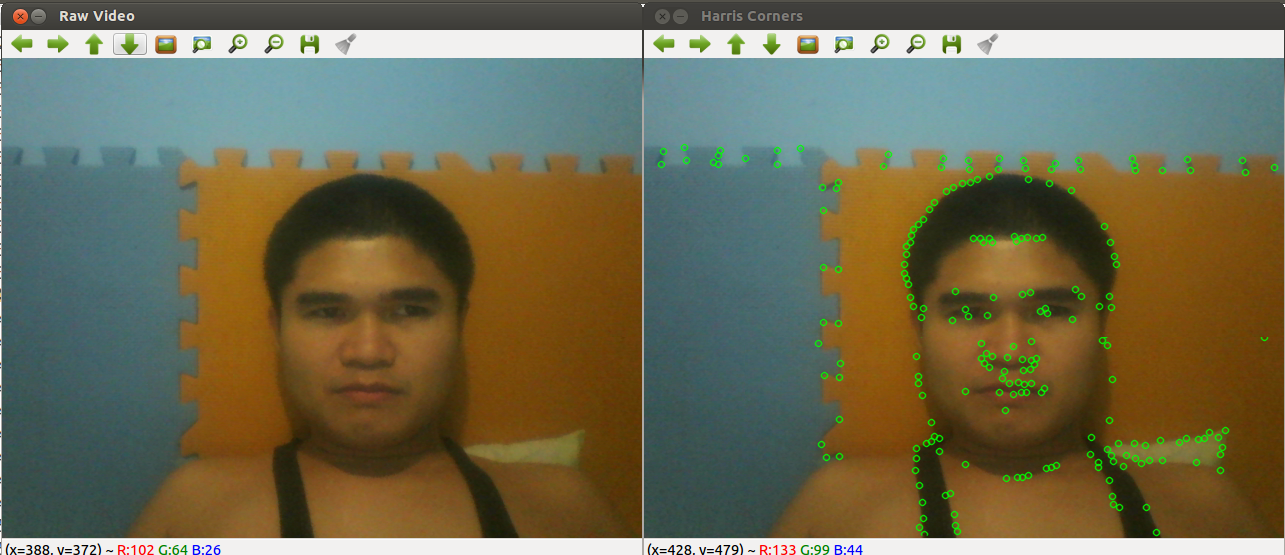
//> input picture Images/HarrisCorners_009.png, 1285 x 555 px, given in place of the camera
$ ./HarrisCorners   (built with g++ and OpenCV 4)
//> lines starting //> are read from the running program, lines starting //| are printed output that depends on the picture
#include <iostream>
#include <opencv2/opencv.hpp>  // OpenCV's C++ Interface

using namespace cv;
using namespace std;

#if !defined VK_ESCAPE
    #define VK_ESCAPE 0x1B      // Escape character (27)
#endif

const char *OutputWindowName = "Harris Corners";   // GUI output window name.
const char *InputWindowName = "Raw Video";   // GUI output window name.
const int CAMERA_WIDTH = 640;
const int CAMERA_HEIGHT = 480;

/// Get access to the webcam.
void initWebcam(VideoCapture &videoCapture, int cameraNumber)
{
//> further down, cameraFrame is the input picture: 555 rows x 1285 cols, CV_8UC3; mean B, G, R 81.6, 107.3, 110.5
    /// Get access to the default camera.
    try {
        videoCapture.open(cameraNumber);
    } catch (cv::Exception &e) {}
    if ( !videoCapture.isOpened() ) {
        cerr << "ERROR: Could not access the camera!" << endl;
        exit(1);
    }
    cout << "Successfully loaded camera " << cameraNumber << "." << endl;
}


void processImage(Mat srcColor, Mat &dst){

    Mat gray = Mat(srcColor.size(), CV_8U);
    Mat edges = Mat(srcColor.size(), CV_8U);
    Mat tmp_norm = Mat(srcColor.size(), CV_8U);
    Mat tmp = Mat::zeros(srcColor.size(), CV_32FC1);

    /// Convert to grayscale
    cvtColor( srcColor, gray, COLOR_BGR2GRAY );
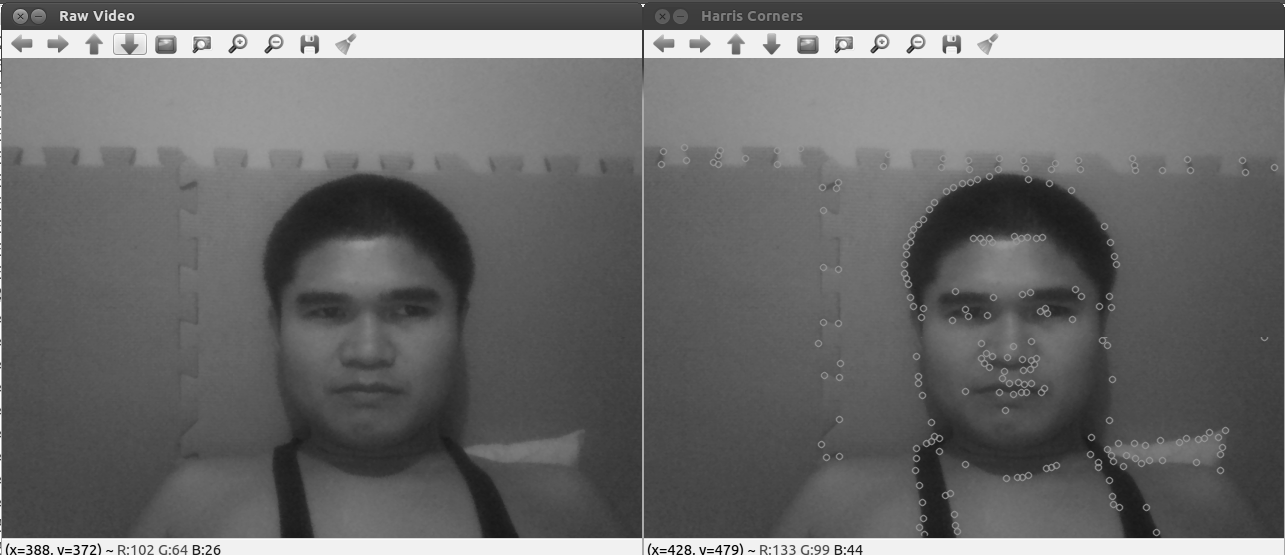
//> gray: 555 rows x 1285 cols, CV_8UC1; min 0, max 255, mean 105.3

    /// Detect corners
    cornerHarris( gray, tmp, 7, 5, 0.05, BORDER_DEFAULT );
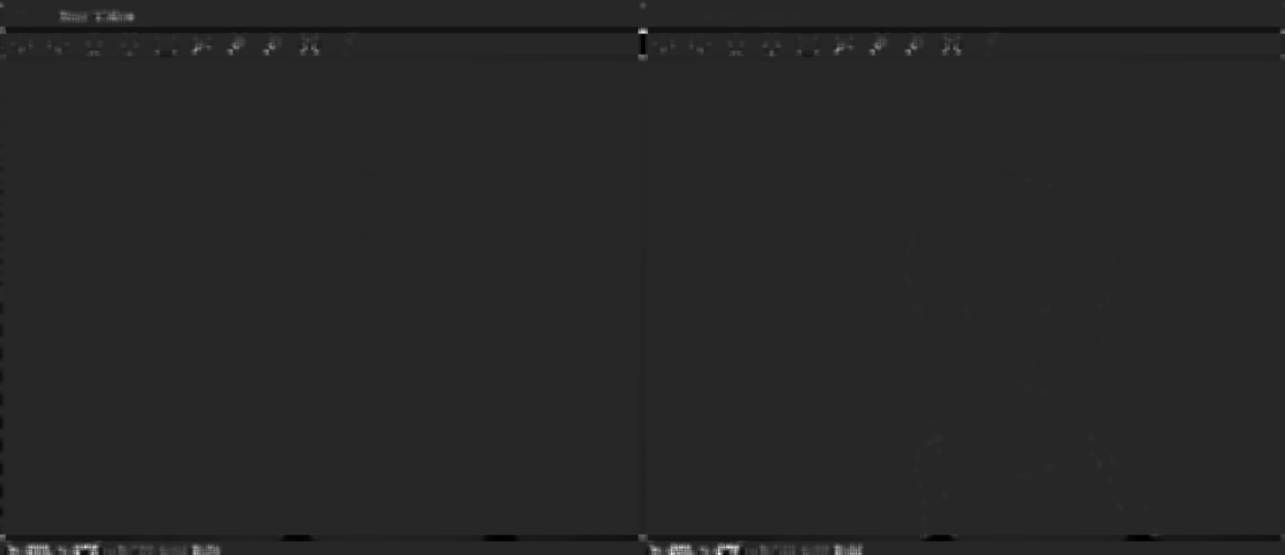
//> tmp: 555 rows x 1285 cols, CV_32FC1; min -0.208, max 1.15, mean 0.000202; drawn with min black and max white

    /// Normalize
    normalize( tmp, tmp_norm, 0, 255, NORM_MINMAX, CV_32FC1, Mat() );
    convertScaleAbs( tmp_norm, dst );

    const int threshold = 150;
     /// Draw a circle around corners
    for( int j = 0; j < tmp_norm.rows ; j++ )
    {
        for( int i = 0; i < tmp_norm.cols; i++ )
        {
           if( (int) tmp_norm.at<float>(j,i) > threshold )
                circle( dst, Point( i, j ), 5,  Scalar(0,0,255), 2, 8, 0 );
        }
    }
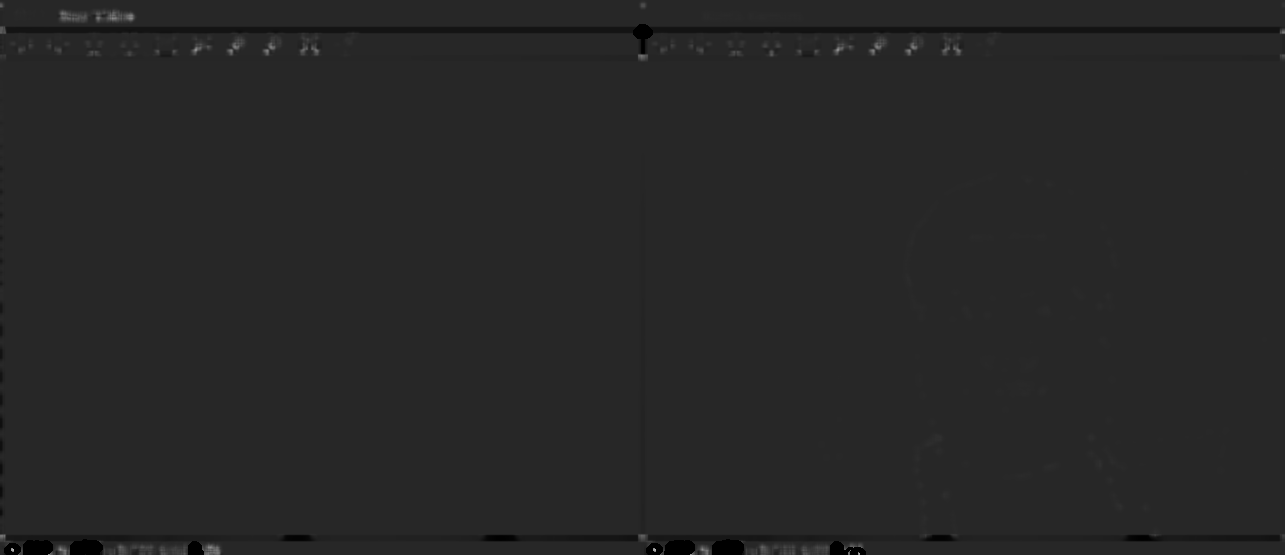
//> dst: 555 rows x 1285 cols, CV_8UC1; min 0, max 185, mean 38.7
}


int main(int argc, char *argv[])
{
    Mat cameraFrame, displayedFrame;

    cout << OutputWindowName << " Demo, December 2014." << endl;
    cout << "Compiled with OpenCV version " << CV_VERSION << endl;
    cout << endl;

    int cameraNumber = 0;
    if (argc > 1) {
        cameraNumber = atoi(argv[1]);
    }

    /// Access camera.
    VideoCapture camera;
    initWebcam(camera, cameraNumber);

    camera.set(CAP_PROP_FRAME_WIDTH, CAMERA_WIDTH);
    camera.set(CAP_PROP_FRAME_HEIGHT, CAMERA_HEIGHT);

    /// Create a GUI window for display on the screen.
    namedWindow(OutputWindowName);
    namedWindow(InputWindowName);

    while (true) {

        camera >> cameraFrame;

        if( cameraFrame.empty() ) {
            cerr << "ERROR: Couldn't grab the next frame." << endl;
            exit(1);
        }

        /// Do processing here....
        displayedFrame = Mat(cameraFrame.size(), CV_8UC3);
        processImage(cameraFrame, displayedFrame);

        /// Display raw camera frames
        imshow(InputWindowName, cameraFrame);

        /// Display output camera frames
        imshow(OutputWindowName, displayedFrame);

        /// Wait for at least 20 ms, so that the image can be displayed on the screen!
        char keypress = waitKey(20);
//> the Esc key is pressed

        if (keypress == VK_ESCAPE) {   // Escape Key
            break; // quit
        }
     }//end while
    destroyAllWindows();
    return EXIT_SUCCESS;
}

/*
$ ./HarrisCorners
Harris Corners Demo, December 2014.
Compiled with OpenCV version 3.0.0-dev
//SLOWWWWWW.....

*/

$ run again, on Images/MedianFilter_003.png
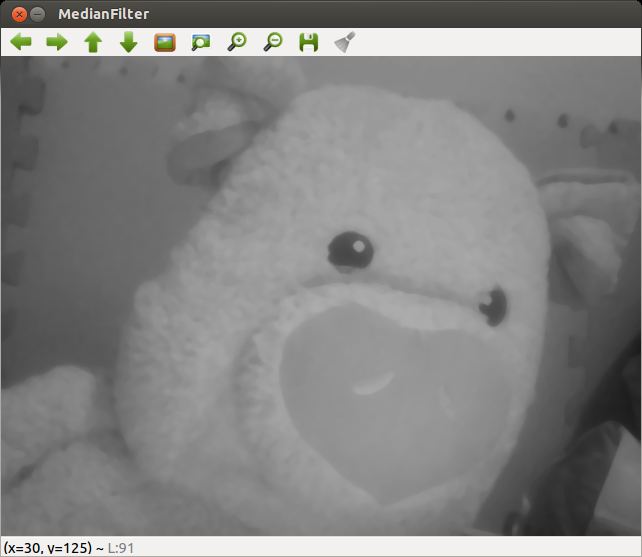
//> input picture Images/MedianFilter_003.png, 642 x 557 px, given in place of the camera
//> cameraFrame is the input picture: 557 rows x 642 cols, CV_8UC3; mean B, G, R 130.6, 131.4, 131.4
//> in processImage, `cornerHarris( gray, tmp, 7, 5, 0.05, BORDER_DEFAULT );`:
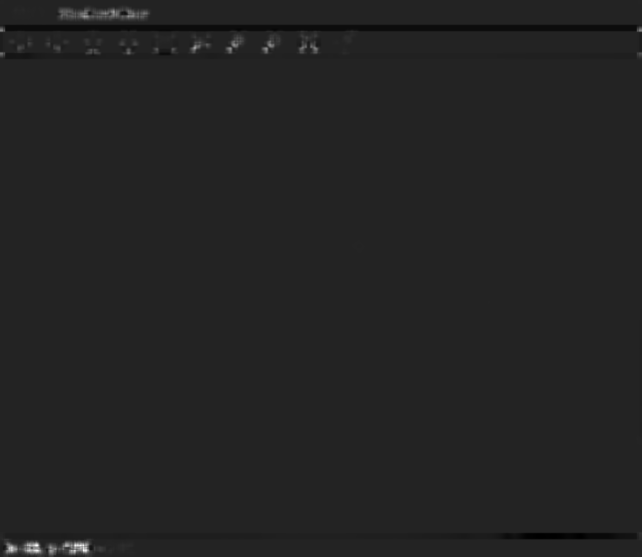
//> tmp: 557 rows x 642 cols, CV_32FC1; min -0.159, max 0.976, mean 0.000269; drawn with min black and max white
//> after the loop in processImage, `for( int j = 0; j < tmp_norm.rows ; j++ )`:
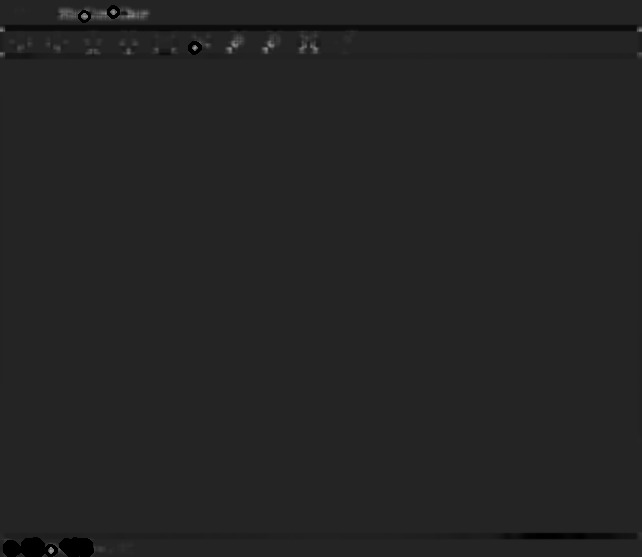
//> dst: 557 rows x 642 cols, CV_8UC1; min 0, max 158, mean 35.6
